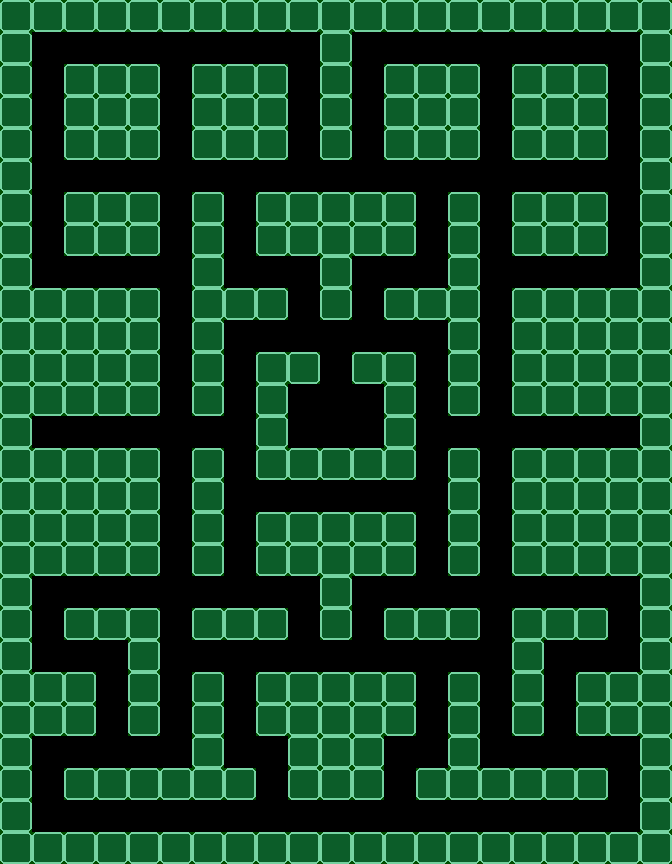

This game map was drawn from its Tiled (.tmx) file and the tilesets committed beside it. A one-line description and the full map source follow:
An orthogonal 21x27 tile map with 32x32 px tiles, 2 tile layers (Parede, Colisor), 2 tilesets.

<map version="1.2" tiledversion="1.2.2" orientation="orthogonal" renderorder="right-down" width="21" height="27" tilewidth="32" tileheight="32" infinite="0" nextlayerid="7" nextobjectid="1">
 <tileset firstgid="1" name="Tileset PNG.fw" tilewidth="32" tileheight="32" tilecount="144" columns="12">
  <image source="../../Images/Tileset/Tileset PNG.fw.png" width="384" height="384" />
 </tileset>
 <tileset firstgid="145" source="../ColisorImage.tsx" />
 <layer id="5" name="Parede" width="21" height="27">
  <data encoding="csv">
65,65,65,65,65,65,65,65,65,65,65,65,65,65,65,65,65,65,65,65,65,
65,0,0,0,0,0,0,0,0,0,65,0,0,0,0,0,0,0,0,0,65,
65,0,65,65,65,0,65,65,65,0,65,0,65,65,65,0,65,65,65,0,65,
65,0,65,65,65,0,65,65,65,0,65,0,65,65,65,0,65,65,65,0,65,
65,0,65,65,65,0,65,65,65,0,65,0,65,65,65,0,65,65,65,0,65,
65,0,0,0,0,0,0,0,0,0,0,0,0,0,0,0,0,0,0,0,65,
65,0,65,65,65,0,65,0,65,65,65,65,65,0,65,0,65,65,65,0,65,
65,0,65,65,65,0,65,0,65,65,65,65,65,0,65,0,65,65,65,0,65,
65,0,0,0,0,0,65,0,0,0,65,0,0,0,65,0,0,0,0,0,65,
65,65,65,65,65,0,65,65,65,0,65,0,65,65,65,0,65,65,65,65,65,
65,65,65,65,65,0,65,0,0,0,0,0,0,0,65,0,65,65,65,65,65,
65,65,65,65,65,0,65,0,65,65,0,65,65,0,65,0,65,65,65,65,65,
65,65,65,65,65,0,65,0,65,0,0,0,65,0,65,0,65,65,65,65,65,
65,0,0,0,0,0,0,0,65,0,0,0,65,0,0,0,0,0,0,0,65,
65,65,65,65,65,0,65,0,65,65,65,65,65,0,65,0,65,65,65,65,65,
65,65,65,65,65,0,65,0,0,0,0,0,0,0,65,0,65,65,65,65,65,
65,65,65,65,65,0,65,0,65,65,65,65,65,0,65,0,65,65,65,65,65,
65,65,65,65,65,0,65,0,65,65,65,65,65,0,65,0,65,65,65,65,65,
65,0,0,0,0,0,0,0,0,0,65,0,0,0,0,0,0,0,0,0,65,
65,0,65,65,65,0,65,65,65,0,65,0,65,65,65,0,65,65,65,0,65,
65,0,0,0,65,0,0,0,0,0,0,0,0,0,0,0,65,0,0,0,65,
65,65,65,0,65,0,65,0,65,65,65,65,65,0,65,0,65,0,65,65,65,
65,65,65,0,65,0,65,0,65,65,65,65,65,0,65,0,65,0,65,65,65,
65,0,0,0,0,0,65,0,0,65,65,65,0,0,65,0,0,0,0,0,65,
65,0,65,65,65,65,65,65,0,65,65,65,0,65,65,65,65,65,65,0,65,
65,0,0,0,0,0,0,0,0,0,0,0,0,0,0,0,0,0,0,0,65,
65,65,65,65,65,65,65,65,65,65,65,65,65,65,65,65,65,65,65,65,65
</data>
 </layer>
 <layer id="6" name="Colisor" width="21" height="27" opacity="0.31">
  <data encoding="csv">
145,145,145,145,145,145,145,145,145,145,145,145,145,145,145,145,145,145,145,145,145,
145,0,0,0,0,0,0,0,0,0,145,0,0,0,0,0,0,0,0,0,145,
145,0,145,145,145,0,145,145,145,0,145,0,145,145,145,0,145,145,145,0,145,
145,0,145,145,145,0,145,145,145,0,145,0,145,145,145,0,145,145,145,0,145,
145,0,145,145,145,0,145,145,145,0,145,0,145,145,145,0,145,145,145,0,145,
145,0,0,0,0,0,0,0,0,0,0,0,0,0,0,0,0,0,0,0,145,
145,0,145,145,145,0,145,0,145,145,145,145,145,0,145,0,145,145,145,0,145,
145,0,145,145,145,0,145,0,145,145,145,145,145,0,145,0,145,145,145,0,145,
145,0,0,0,0,0,145,0,0,0,145,0,0,0,145,0,0,0,0,0,145,
145,145,145,145,145,0,145,145,145,0,145,0,145,145,145,0,145,145,145,145,145,
145,145,145,145,145,0,145,0,0,0,0,0,0,0,145,0,145,145,145,145,145,
145,145,145,145,145,0,145,0,145,145,0,145,145,0,145,0,145,145,145,145,145,
145,145,145,145,145,0,145,0,145,0,0,0,145,0,145,0,145,145,145,145,145,
145,0,0,0,0,0,0,0,145,0,0,0,145,0,0,0,0,0,0,0,145,
145,145,145,145,145,0,145,0,145,145,145,145,145,0,145,0,145,145,145,145,145,
145,145,145,145,145,0,145,0,0,0,0,0,0,0,145,0,145,145,145,145,145,
145,145,145,145,145,0,145,0,145,145,145,145,145,0,145,0,145,145,145,145,145,
145,145,145,145,145,0,145,0,145,145,145,145,145,0,145,0,145,145,145,145,145,
145,0,0,0,0,0,0,0,0,0,145,0,0,0,0,0,0,0,0,0,145,
145,0,145,145,145,0,145,145,145,0,145,0,145,145,145,0,145,145,145,0,145,
145,0,0,0,145,0,0,0,0,0,0,0,0,0,0,0,145,0,0,0,145,
145,145,145,0,145,0,145,0,145,145,145,145,145,0,145,0,145,0,145,145,145,
145,145,145,0,145,0,145,0,145,145,145,145,145,0,145,0,145,0,145,145,145,
145,0,0,0,0,0,145,0,0,145,145,145,0,0,145,0,0,0,0,0,145,
145,0,145,145,145,145,145,145,0,145,145,145,0,145,145,145,145,145,145,0,145,
145,0,0,0,0,0,0,0,0,0,0,0,0,0,0,0,0,0,0,0,145,
145,145,145,145,145,145,145,145,145,145,145,145,145,145,145,145,145,145,145,145,145
</data>
 </layer>
</map>
